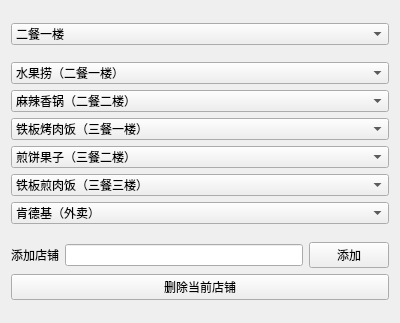
<?xml version="1.0" encoding="UTF-8"?>
<ui version="4.0">
 <class>ShopList</class>
 <widget class="QWidget" name="ShopList">
  <property name="geometry">
   <rect>
    <x>0</x>
    <y>0</y>
    <width>400</width>
    <height>323</height>
   </rect>
  </property>
  <property name="windowTitle">
   <string>店铺编辑</string>
  </property>
  <layout class="QVBoxLayout" name="verticalLayout">
   <item>
    <spacer name="verticalSpacer_2">
     <property name="orientation">
      <enum>Qt::Vertical</enum>
     </property>
     <property name="sizeHint" stdset="0">
      <size>
       <width>20</width>
       <height>40</height>
      </size>
     </property>
    </spacer>
   </item>
   <item>
    <widget class="QComboBox" name="cmb_position">
     <item>
      <property name="text">
       <string>二餐一楼</string>
      </property>
     </item>
     <item>
      <property name="text">
       <string>二餐二楼</string>
      </property>
     </item>
     <item>
      <property name="text">
       <string>三餐一楼</string>
      </property>
     </item>
     <item>
      <property name="text">
       <string>三餐二楼</string>
      </property>
     </item>
     <item>
      <property name="text">
       <string>三餐三楼</string>
      </property>
     </item>
     <item>
      <property name="text">
       <string>外卖</string>
      </property>
     </item>
    </widget>
   </item>
   <item>
    <spacer name="verticalSpacer_4">
     <property name="orientation">
      <enum>Qt::Vertical</enum>
     </property>
     <property name="sizeHint" stdset="0">
      <size>
       <width>20</width>
       <height>40</height>
      </size>
     </property>
    </spacer>
   </item>
   <item>
    <widget class="QComboBox" name="cmb_R2F1">
     <item>
      <property name="text">
       <string>水果捞（二餐一楼）</string>
      </property>
     </item>
     <item>
      <property name="text">
       <string>牛杂面（二餐一楼）</string>
      </property>
     </item>
     <item>
      <property name="text">
       <string>椒上瘾（二餐一楼）</string>
      </property>
     </item>
     <item>
      <property name="text">
       <string>披萨（二餐一楼）</string>
      </property>
     </item>
     <item>
      <property name="text">
       <string>撸串（二餐一楼）</string>
      </property>
     </item>
    </widget>
   </item>
   <item>
    <widget class="QComboBox" name="cmb_R2F2">
     <item>
      <property name="text">
       <string>麻辣香锅（二餐二楼）</string>
      </property>
     </item>
     <item>
      <property name="text">
       <string>蒸饭（二餐二楼）</string>
      </property>
     </item>
     <item>
      <property name="text">
       <string>小锅焖面（二餐二楼）</string>
      </property>
     </item>
     <item>
      <property name="text">
       <string>土豆烧肉饭（二餐二楼）</string>
      </property>
     </item>
    </widget>
   </item>
   <item>
    <widget class="QComboBox" name="cmb_R3F1">
     <item>
      <property name="text">
       <string>铁板烤肉饭（三餐一楼）</string>
      </property>
     </item>
     <item>
      <property name="text">
       <string>盖饭（三餐一楼）</string>
      </property>
     </item>
     <item>
      <property name="text">
       <string>饭包（三餐一楼）</string>
      </property>
     </item>
     <item>
      <property name="text">
       <string>餐盘（三餐一楼）</string>
      </property>
     </item>
    </widget>
   </item>
   <item>
    <widget class="QComboBox" name="cmb_R3F2">
     <item>
      <property name="text">
       <string>煎饼果子（三餐二楼）</string>
      </property>
     </item>
     <item>
      <property name="text">
       <string>手抓饼（三餐二楼）</string>
      </property>
     </item>
     <item>
      <property name="text">
       <string>炒冷面（三餐二楼）</string>
      </property>
     </item>
     <item>
      <property name="text">
       <string>泡面（三餐二楼）</string>
      </property>
     </item>
    </widget>
   </item>
   <item>
    <widget class="QComboBox" name="cmb_R3F3">
     <item>
      <property name="text">
       <string>铁板煎肉饭（三餐三楼）</string>
      </property>
     </item>
     <item>
      <property name="text">
       <string>千味面（三餐三楼）</string>
      </property>
     </item>
     <item>
      <property name="text">
       <string>烤肉拌饭（三餐三楼）</string>
      </property>
     </item>
     <item>
      <property name="text">
       <string>汉堡（三餐三楼）</string>
      </property>
     </item>
    </widget>
   </item>
   <item>
    <widget class="QComboBox" name="cmb_WM">
     <item>
      <property name="text">
       <string>肯德基（外卖）</string>
      </property>
     </item>
     <item>
      <property name="text">
       <string>汉堡王（外卖）</string>
      </property>
     </item>
     <item>
      <property name="text">
       <string>炸鸡（外卖）</string>
      </property>
     </item>
     <item>
      <property name="text">
       <string>张亮（外卖）</string>
      </property>
     </item>
     <item>
      <property name="text">
       <string>汤火功夫（外卖）</string>
      </property>
     </item>
     <item>
      <property name="text">
       <string>鸡公煲（外卖）</string>
      </property>
     </item>
    </widget>
   </item>
   <item>
    <spacer name="verticalSpacer_3">
     <property name="orientation">
      <enum>Qt::Vertical</enum>
     </property>
     <property name="sizeHint" stdset="0">
      <size>
       <width>20</width>
       <height>40</height>
      </size>
     </property>
    </spacer>
   </item>
   <item>
    <layout class="QHBoxLayout" name="horizontalLayout_2">
     <item>
      <layout class="QHBoxLayout" name="horizontalLayout">
       <item>
        <widget class="QLabel" name="lab_AddI">
         <property name="text">
          <string>添加店铺</string>
         </property>
        </widget>
       </item>
       <item>
        <widget class="QLineEdit" name="lineEdit_AddI"/>
       </item>
      </layout>
     </item>
     <item>
      <widget class="QPushButton" name="btn_AddI">
       <property name="text">
        <string>添加</string>
       </property>
      </widget>
     </item>
    </layout>
   </item>
   <item>
    <widget class="QPushButton" name="btn_del">
     <property name="text">
      <string>删除当前店铺</string>
     </property>
    </widget>
   </item>
   <item>
    <spacer name="verticalSpacer">
     <property name="orientation">
      <enum>Qt::Vertical</enum>
     </property>
     <property name="sizeHint" stdset="0">
      <size>
       <width>20</width>
       <height>40</height>
      </size>
     </property>
    </spacer>
   </item>
  </layout>
 </widget>
 <resources/>
 <connections/>
</ui>
